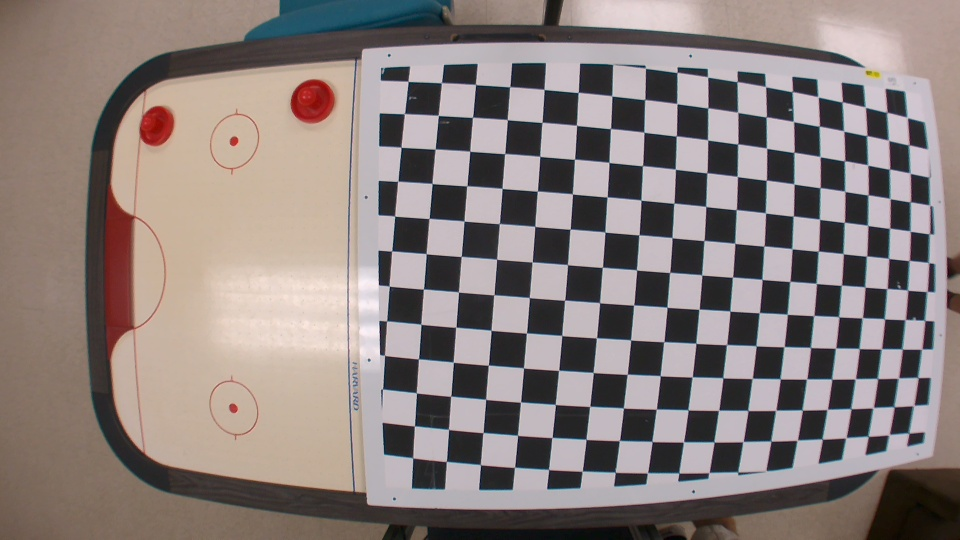
#> input picture 3.5frame1.jpg, 960 x 540 px, given in place of the camera
$ python Snaps.py
#> lines starting #> are read from the running program, lines starting #| are printed output that depends on the picture; after the words box and inside, x2 and y2 are one past the last pixel; in counts of white or black regions, pixels touching at a corner belong together
import numpy as np
import cv2
import time
import os
# This system command loads the right drivers for the Raspberry Pi camera
os.system('sudo modprobe bcm2835-v4l2')
w=480
h=320
my_camera = cv2.VideoCapture(0)
my_camera.set(3,w)
my_camera.set(4,h)
time.sleep(2)
while (True):
    success, image = my_camera.read()
#> image is the input picture: shape (540, 960, 3); mean B, G, R 124.6, 127.1, 138.3
    image = cv2.flip(image,-1)
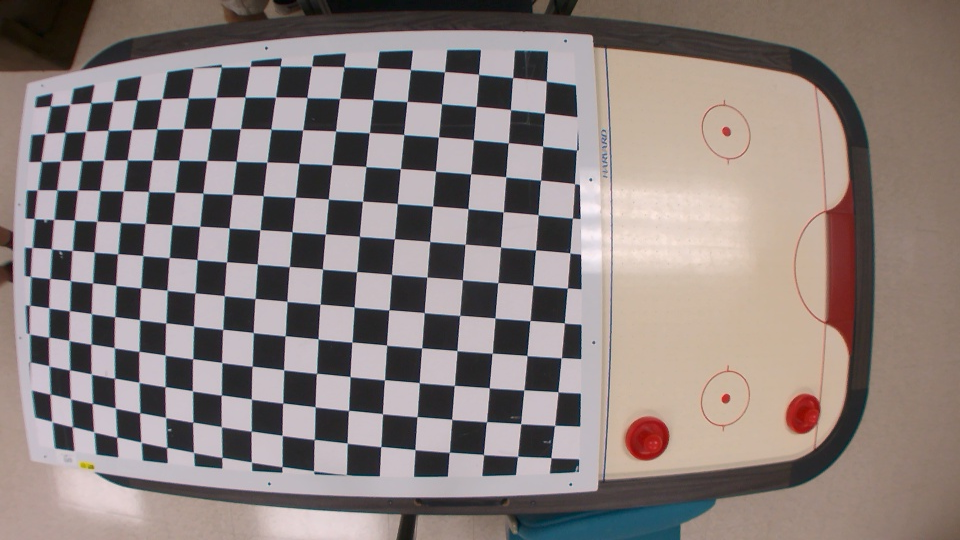
#> image: shape (540, 960, 3); mean B, G, R 124.6, 127.1, 138.3
    image = cv2.GaussianBlur(image,(5,5),0)
    image_HSV = cv2.cvtColor(image,cv2.COLOR_BGR2HSV)
#> image_HSV: shape (540, 960, 3); mean H, S, V 79.1, 40.3, 140.8
    lower_pink = np.array([0,220,20])
    upper_pink = np.array([15,255,190])
    mask = cv2.inRange(image_HSV,lower_pink,upper_pink)
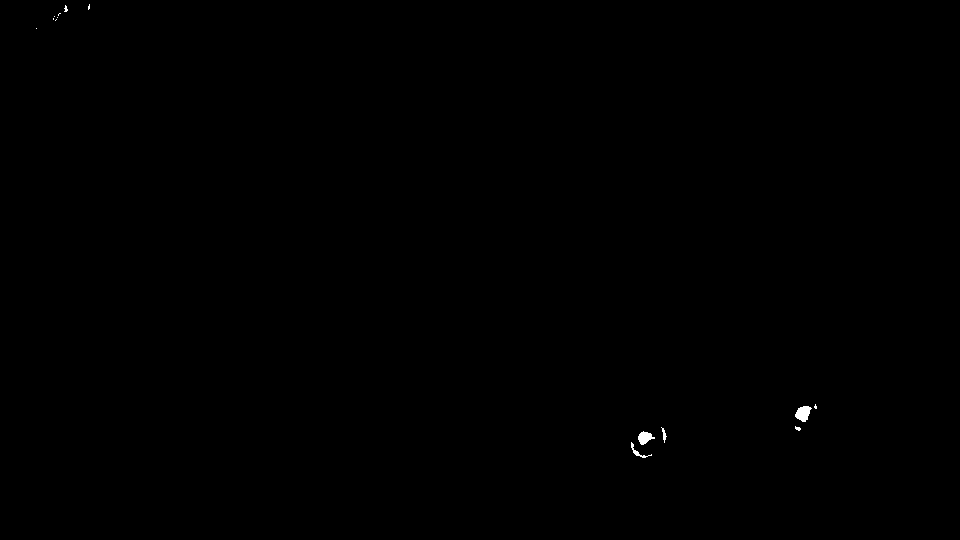
#> mask: shape (540, 960); 0.09% white; 14 white regions (10 under 20 px)
    mask = cv2.GaussianBlur(mask,(5,5),0)
    # findContours returns a list of the outlines of the white shapes in the       mask (and a heirarchy that we shall ignore)
    contours, hierarchy =        cv2.findContours(mask,cv2.RETR_TREE,cv2.CHAIN_APPROX_SIMPLE)
#> contours = 7 contours, 1 with area under 20; largest, box (x1, y1, x2, y2) and area: (629, 429, 657, 460) 455, (793, 402, 819, 424) 338, (51, 3, 70, 23) 146, (659, 425, 669, 445) 118, (793, 424, 803, 433) 64, (86, 2, 92, 12) 43
    # If we have at least one contour, look through each one and pick the biggest
    if len(contours)>0:
        largest = 0
        area = 0
        for i in range(len(contours)):
            # get the area of the ith contour
            temp_area = cv2.contourArea(contours[i])
            # if it is the biggest we have seen, keep it
            if temp_area > area:
                area = temp_area
                largest = i
#> this loop made 7 passes
#> (temp_area, area, largest) on pass 1: (455, 455, 0)
#> temp_area on passes 2, 3, 4, 6, 7: 117.5, 63.5, 337.5, 146, 43
#> after the loop, area = 455; largest = 0
        # Compute the coordinates of the center of the largest contour
        coordinates = cv2.moments(contours[largest])
#> coordinates = moments, m00 455, centre m10/m00, m01/m00 = (642, 443.7)
        target_x = int(coordinates['m10']/coordinates['m00'])
#> target_x = 642
        target_y = int(coordinates['m01']/coordinates['m00'])
#> target_y = 443
        # Pick a suitable diameter for our target (grows with the contour)
        diam = int(np.sqrt(area)/4)
#> diam = 5
        # draw on a target
        cv2.circle(image,(target_x,target_y),diam,(0,255,0),1)
#> image: shape (540, 960, 3); mean B, G, R 124.6, 127.2, 138.3
        cv2.line(image,(target_x-2*diam,target_y),(target_x+2*diam,target_y),(0,255,0),1)
#> image: shape (540, 960, 3); mean B, G, R 124.6, 127.2, 138.2
        cv2.line(image,(target_x,target_y-2*diam),(target_x,target_y+2*diam),(0,255,0),1)
#> image: shape (540, 960, 3); mean B, G, R 124.6, 127.2, 138.2
    cv2.imshow('View',image)
    # Esc key to stop, otherwise repeat after 3 milliseconds
    key_pressed = cv2.waitKey(3)
#> (key Esc is pressed here)
    if key_pressed == 27:
        break
cv2.destroyAllWindows()
my_camera.release()
# due to a bug in openCV you need to call wantKey three times to get the window to dissappear properly. Each wait only last 10 milliseconds
cv2.waitKey(10)
time.sleep(0.1)
cv2.waitKey(10)
cv2.waitKey(10)

$ run again, on 3.5frame2.jpg
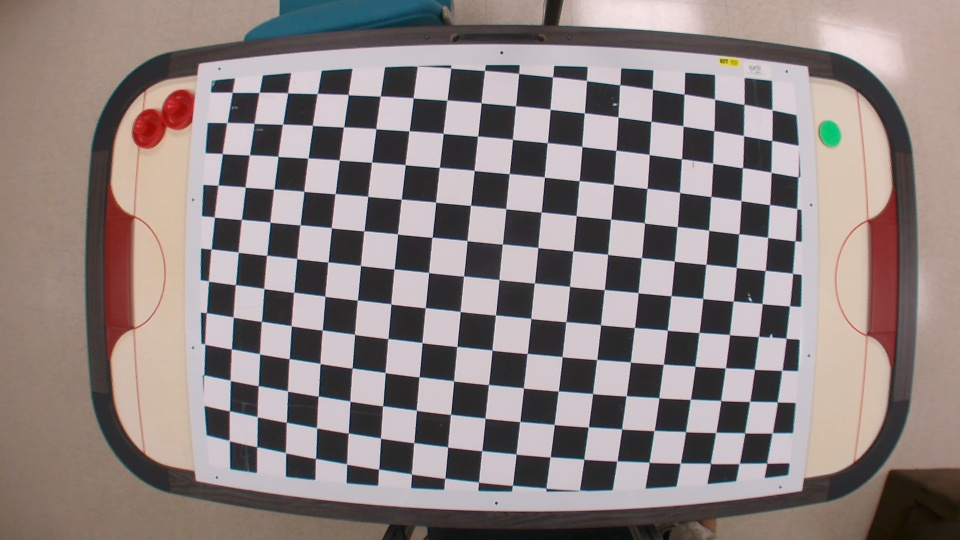
#> input picture 3.5frame2.jpg, 960 x 540 px, given in place of the camera
#> image is the input picture: shape (540, 960, 3); mean B, G, R 128.3, 129.4, 140.4
#> `image = cv2.flip(image,-1)`:
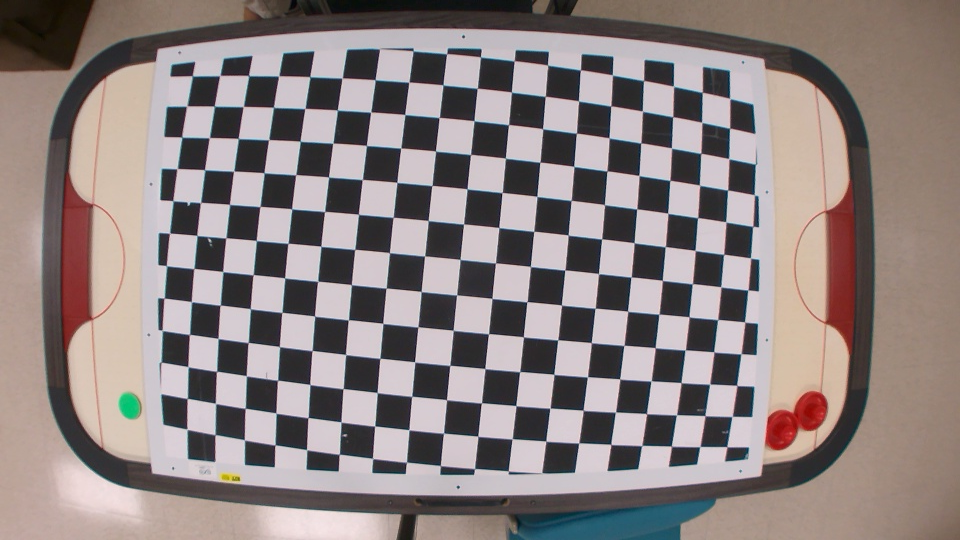
#> image: shape (540, 960, 3); mean B, G, R 128.3, 129.4, 140.4
#> image_HSV: shape (540, 960, 3); mean H, S, V 87.4, 38.4, 143.3
#> contours = 3 contours, 1 with area under 20; largest, box (x1, y1, x2, y2) and area: (771, 402, 820, 439) 756, (771, 442, 781, 449) 50
#> the loop `for i in range(len(contours)):` made 3 passes
#> (temp_area, area, largest) on passes 1 to 2: (49.5, 49.5, 0), (756.5, 756.5, 1)
#> after the loop `for i in range(len(contours)):`: area = 756.5; largest = 1
#> coordinates = moments, m00 756.5, centre m10/m00, m01/m00 = (796.5, 420)
#> target_x = 796
#> target_y = 419
#> diam = 6

$ run again, on 3.5frame3.jpg
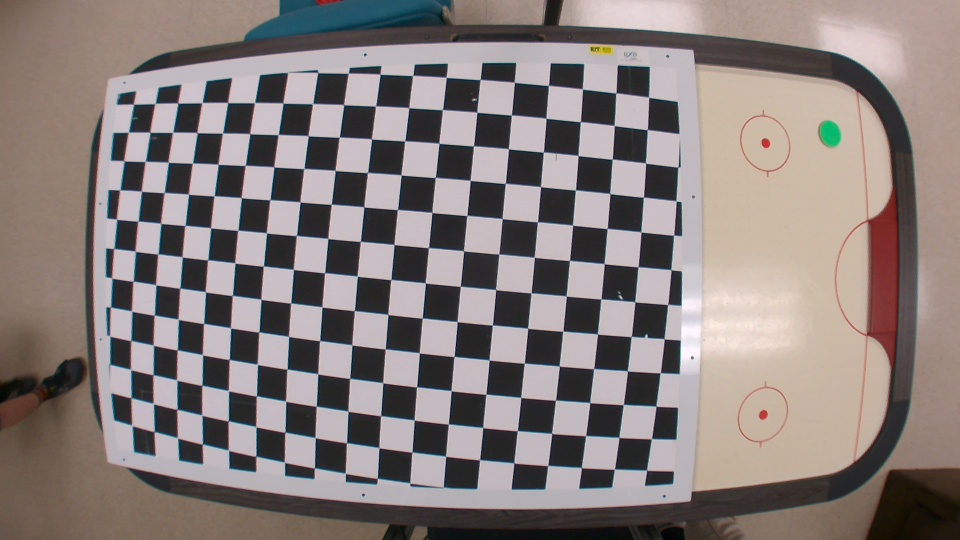
#> input picture 3.5frame3.jpg, 960 x 540 px, given in place of the camera
#> image is the input picture: shape (540, 960, 3); mean B, G, R 123.6, 125.7, 135.5
#> `image = cv2.flip(image,-1)`:
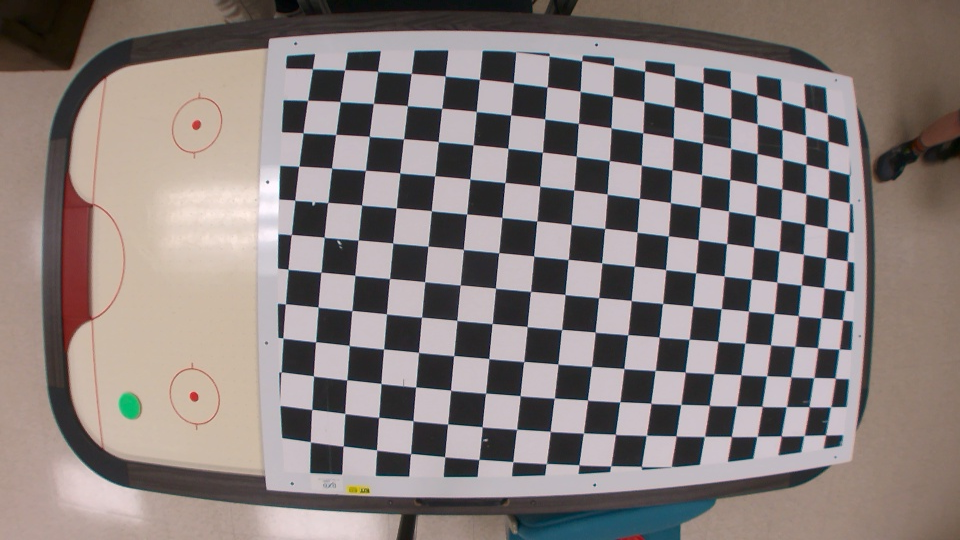
#> image: shape (540, 960, 3); mean B, G, R 123.6, 125.7, 135.5
#> image_HSV: shape (540, 960, 3); mean H, S, V 81.6, 39.2, 138.4
#> contours = 4 contours, 1 with area under 20; largest, box (x1, y1, x2, y2) and area: (909, 140, 918, 150) 63, (62, 0, 73, 7) 56, (86, 5, 92, 11) 24
#> the loop `for i in range(len(contours)):` made 4 passes
#> (temp_area, area, largest) on pass 2: (63, 63, 1)
#> after the loop `for i in range(len(contours)):`: area = 63; largest = 1
#> coordinates = moments, m00 63, centre m10/m00, m01/m00 = (913, 144.5)
#> target_x = 913
#> target_y = 144
#> diam = 1

$ run again, on 3.5frame4.jpg
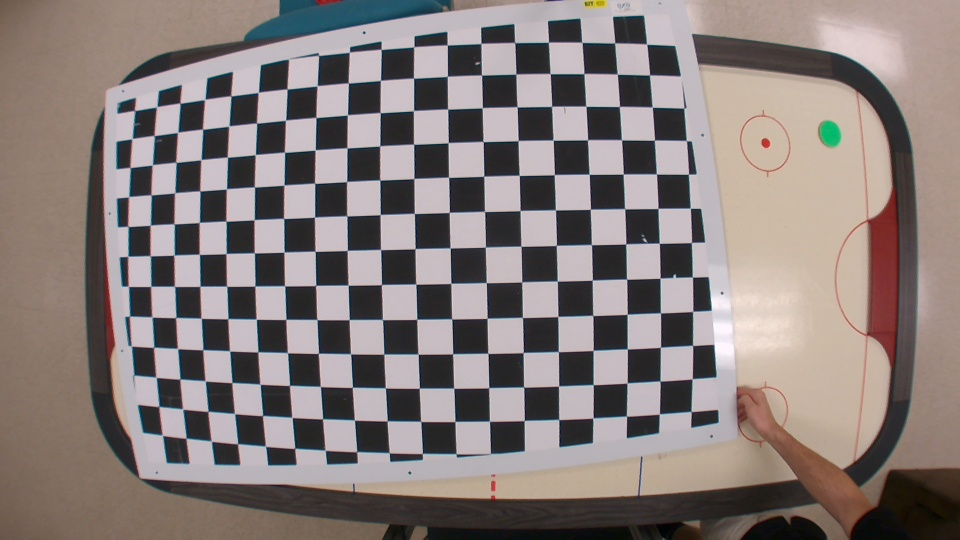
#> input picture 3.5frame4.jpg, 960 x 540 px, given in place of the camera
#> image is the input picture: shape (540, 960, 3); mean B, G, R 122.3, 124.6, 134.7
#> `image = cv2.flip(image,-1)`:
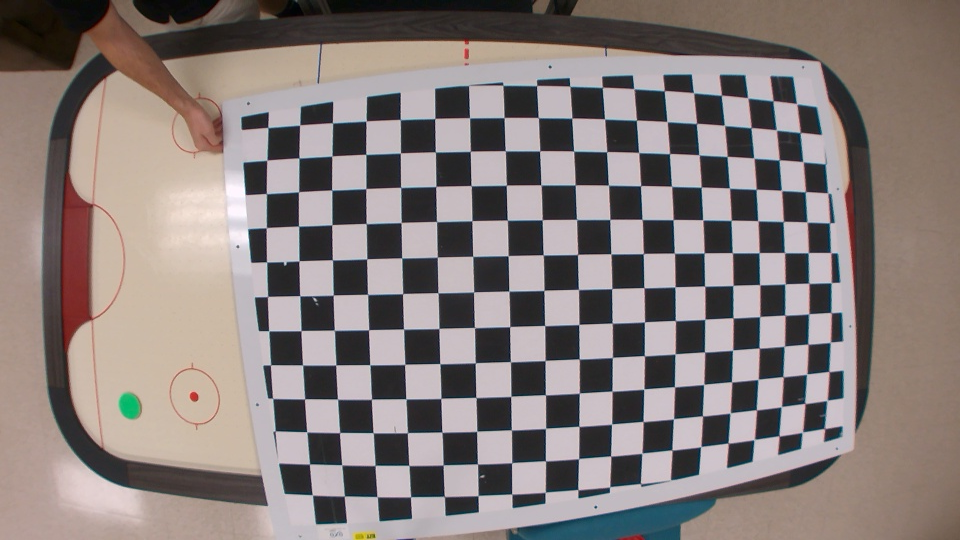
#> image: shape (540, 960, 3); mean B, G, R 122.3, 124.6, 134.7
#> image_HSV: shape (540, 960, 3); mean H, S, V 80.6, 39.7, 137.5
#> contours = 6 contours, 1 with area under 20; largest, box (x1, y1, x2, y2) and area: (85, 3, 110, 31) 208, (52, 18, 60, 27) 48, (70, 50, 76, 60) 41, (10, 31, 18, 38) 39, (74, 34, 81, 42) 38
#> the loop `for i in range(len(contours)):` made 6 passes
#> (temp_area, area) on passes 1, 4, 5: (41, 41), (48, 48), (207.5, 207.5)
#> after the loop `for i in range(len(contours)):`: area = 207.5; largest = 4
#> coordinates = moments, m00 207.5, centre m10/m00, m01/m00 = (98.65, 18.11)
#> target_x = 98
#> target_y = 18
#> diam = 3
